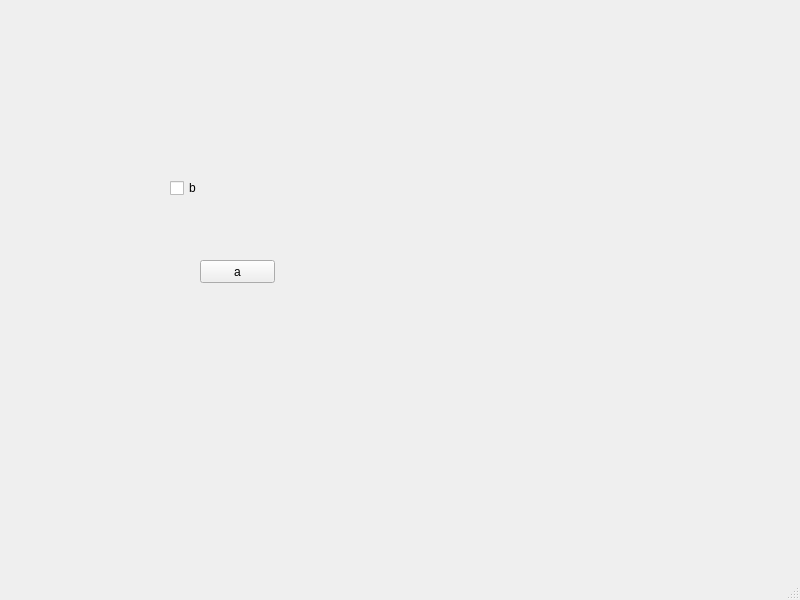
<?xml version="1.0" encoding="UTF-8"?>
<ui version="4.0">
 <class>MainWindow</class>
 <widget class="QMainWindow" name="MainWindow">
  <property name="geometry">
   <rect>
    <x>0</x>
    <y>0</y>
    <width>800</width>
    <height>600</height>
   </rect>
  </property>
  <property name="windowTitle">
   <string>MainWindow</string>
  </property>
  <widget class="QWidget" name="centralwidget">
   <widget class="QPushButton" name="pushButton">
    <property name="geometry">
     <rect>
      <x>200</x>
      <y>260</y>
      <width>75</width>
      <height>23</height>
     </rect>
    </property>
    <property name="text">
     <string>a</string>
    </property>
   </widget>
   <widget class="QCheckBox" name="checkBox">
    <property name="geometry">
     <rect>
      <x>170</x>
      <y>180</y>
      <width>71</width>
      <height>16</height>
     </rect>
    </property>
    <property name="text">
     <string>b</string>
    </property>
   </widget>
  </widget>
  <widget class="QMenuBar" name="menubar">
   <property name="geometry">
    <rect>
     <x>0</x>
     <y>0</y>
     <width>800</width>
     <height>23</height>
    </rect>
   </property>
  </widget>
  <widget class="QStatusBar" name="statusbar"/>
 </widget>
 <resources/>
 <connections/>
</ui>
